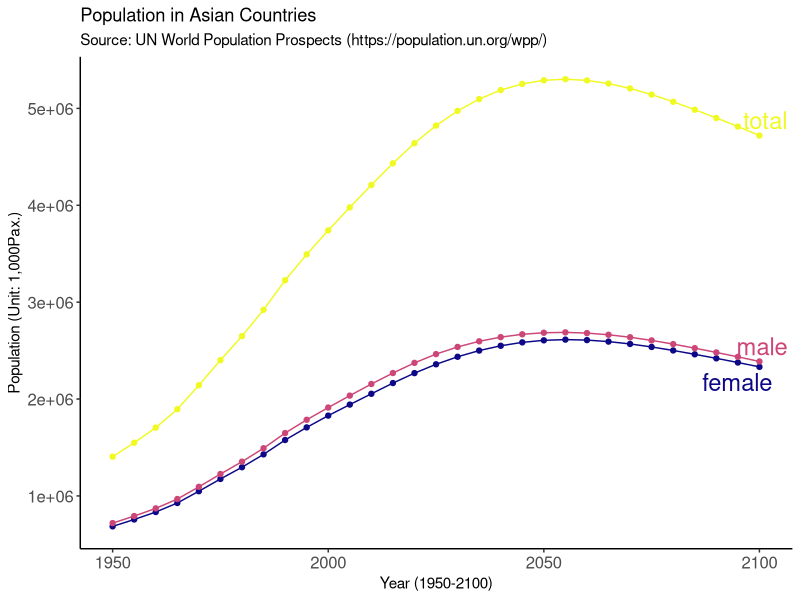

The R source for this figure:
####
# Rであそぼ
# 2021年1月14日　
# 宇都宮　譲（長崎大学経済学部）
#### 

####
# 基本的な使い方
# 1.　コードを書く
# 2.　実行したい部分を、矢印＋Shiftで選択する
# 3.　Ctrl + Enterで実行
#
# 困ったときは
# 1. 関数名に?をつけて実行　例）?ggplot2::ggplot
# 2. Googleなどで調べる
#
# コツ
# 1. コメントを書き込む：メモを書いて、メモ部分を選択してCtrl + shift + c
# 2. なにか書いたらすぐにCtrl+sで上書き保存
####

#### Rコード
# 1. ライブラリ（パッケージ）を読み込む
library(tidyverse) # tidyなデータ処理や描画に関するライブラリ詰め合わせ
library(lubridate) # 日付データを手頃にまともに扱えるライブラリ
library(ggrepel)
library(viridis) # viridisカラーパレットを扱うパッケージ。ユニバーサルデザインに必須。
library(viridisLite) # 

# 2. データを読み込む
# データは******からダウンロードしてからRstudio cloudにアップロードする
# もしくは直接読み込む
# 読み込むには、readxlパッケージのread_excel()関数を使う。
tp_01 <- 
  readxl::read_excel(
    path = "total_population_01.xlsx", # ファイルが置いてある場所を指定
    sheet = "Data" # データがあるMSExcelシート
  )

# 3. データを読み込む
# %>% はパイプと呼ばれる関数。
# 左側にあるオブジェクトを、右側にある関数の第一引数に代入する。
# 都度変数をつくり代入する作業を繰り返さずに済むから便利。
tp_01_tidy <- 
  tp_01 %>% 
  # tidyrパッケージのpivot_longer関数を使う。
  # 官庁統計配布時に使われるMSExcelで使いやすい横長データを、
  # Rで使いやすい縦長データに変換する関数
  tidyr::pivot_longer(
    cols = c("total", "female", "male"),
    names_to = "gender",
    values_to = "population"
    ) %>% 
  # dplyr::mutate()関数
  # オブジェクトに変数を加えるとき、あるいは
  # すでにある変数を変換するときに使う
  dplyr::mutate(
    gender = factor(gender), # 性別を表現する変数を因子型へ変換 
    # lubridateパッケージにあるymd()関数
    # 日付に見える文字列を、日付型データに変換する。
    # 時系列データを取り扱うときはきわめて便利。
    year = lubridate::ymd(
      # baseパッケージにあるpaste()関数。
      # オブジェクトや文字列を連結する関数。
      base::paste(
        year, "-01-01",
        sep = "" # 連結する変数相互に空白を開けない
        )
      )
    )

# おまけ tidyなデータとそうでもないデータ
# tidyでもなんでもないただのアヤメのデータ
iris
# おまけ tidyなデータとそうでもないデータ
# アヤメのデータをtidyにする
iris %>% 
  tidyr::pivot_longer(
    cols = c("Sepal.Length", "Sepal.Width", "Petal.Length", "Petal.Width"),
    names_to = "attributes",
    values_to = "size"
  )

# 4. 折れ線グラフを作図する
# ggplot2::ggplot()関数が大活躍!!
tp_01_lineplot_01 <- 
  tp_01_tidy %>% 
  #グラフエリアを作る
  ggplot(
    aes(
      x = year, # x軸にはyearと名付けた変数を使う
      y = population, # y軸にはpopulationと名付けた変数を使う
      color = gender # 折れ線グラフ塗り分けにはgenderと名付けた変数を使う
    )
  ) +
  # 折れ線グラフを描く
  geom_line() +
  # データがある各年に点を加える
  geom_point() +
  # 凡例を折れ線グラフ右端にそろえる
  geom_text_repel(
    data = tp_01_tidy %>% 
      dplyr::filter(
        year == max(year)
      ),
    aes(label = gender),
    nudge_x = 50,
    size = 6
  ) +
  # 表題と軸ラベル名を設定する
  labs(
    title = "Population in Asian Countries", # メインタイトル
    subtitle = "Source: UN World Population Prospects (https://population.un.org/wpp/)", # サブタイトル
    x = "Year (1950-2100)", # x軸名
    y = "Population (Unit: 1,000Pax.)", # y軸名 
    color = "Gender" # 凡例名
  ) +
  # scale_color_viridis()関数
  # viridisパッケージを使ってユニバーサルデザインな配色に変える
  scale_color_viridis(
    option = "plasma", # plasmaと名付けられた配色を使う。他にもさまざまな配色がある
    discrete = TRUE # 塗り分けに使う変数は離散的であることを宣言する。
  ) +
  # Classicテーマを使う
  theme_classic() +
  # 見た目詳細を変更する
  theme(
    legend.position = "none", # 凡例位置を調整。値はx軸y軸各々について原点からの距離。
    legend.text = element_text(size = 12), # 
    axis.text = element_text(size = 12) # 
  )

# 5. グラフを保存する
ggsave(
  "tp_01_lineplot_01.pdf", # ファイル名
  plot = tp_01_lineplot_01 # 保存するグラフを格納したオブジェクト
  )

#
##
### おしまい ---

